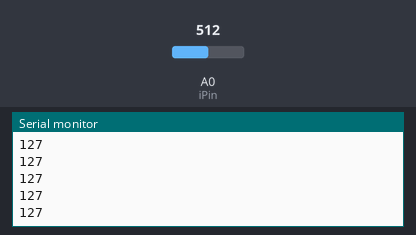
Simulated run of this sketch. Board: Arduino Uno, built with avr-gcc and run on an emulated ATmega328P. Shown: the last lines printed to the serial monitor. Inputs (shaded band) come from the test bench; at power-on: A0 (iPin) = 512.

Above: at 1.2 s.
1.3 s: A0 (iPin) set to 716
At 2.4 s:
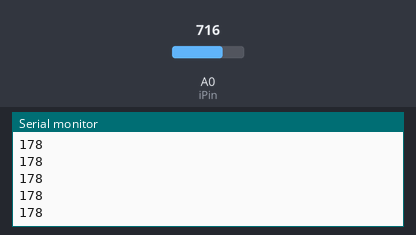
2.8 s: A0 (iPin) set to 900
At 3.9 s:
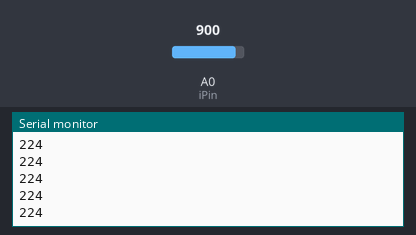
Timing chart, 0 to 5.8 s (numbered marks = the images above; inputs shaded):
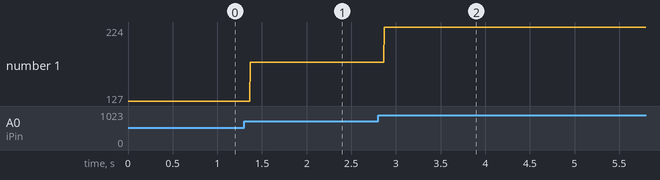

Measured:
- after the input at 1.3 s, the serial monitor: prints a new line after 0.07 s (image 1)
- after the input at 2.8 s, the serial monitor: prints a new line after 0.07 s (image 2)
- plotted number 1: 127 → 178 after the input at 1.3 s, 178 → 224 after the input at 2.8 s

The sketch:

theremin.ino
```cpp
int cds = 0;
int iPin = A0;


void setup() {
  Serial.begin(9600);
}

void loop() {
  cds = analogRead(iPin);
  cds = map(cds,0,1024,0,255);
  Serial.println(cds);

}
```
